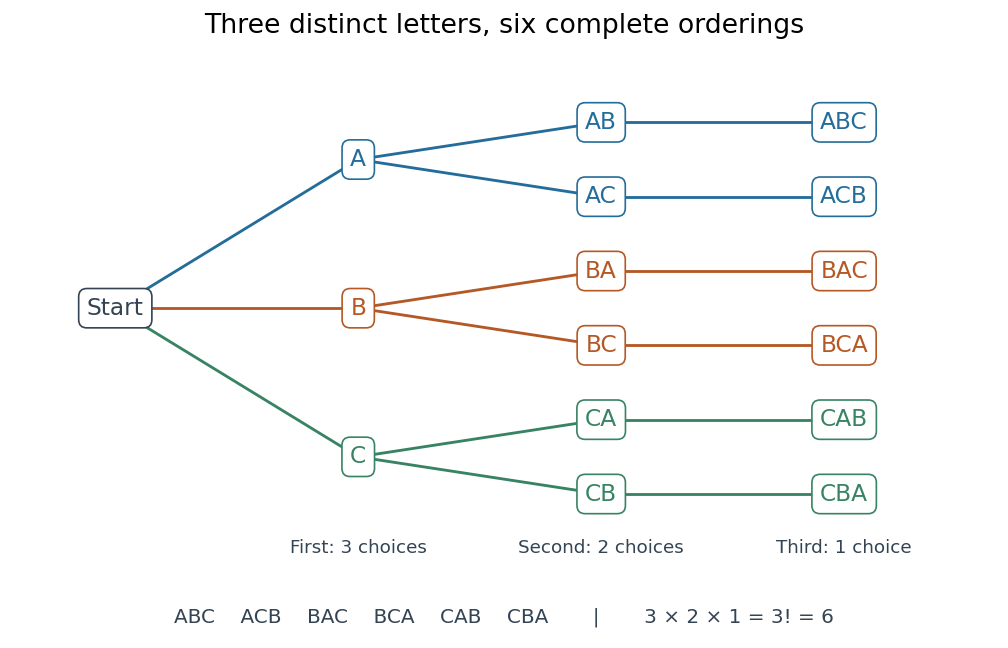

Generate this figure with Python:
"""Draw all orderings of ABC; tested with Python 3.14.4 and matplotlib 3.10.7+dfsg1.

Write factorial-permutation-choice-tree.png in the current directory.
"""

from itertools import permutations
from pathlib import Path

import matplotlib

matplotlib.use("Agg")
import matplotlib.pyplot as plt


def main():
    words = ["".join(p) for p in permutations("ABC")]
    colors = {"A": "#246d9a", "B": "#b45925", "C": "#388363"}
    fig, ax = plt.subplots(figsize=(8.4, 5.4), dpi=120, facecolor="white")
    nodes = {"": (0, 2.5)}
    for depth in range(1, 4):
        for prefix in sorted({word[:depth] for word in words}):
            leaves = [i for i, word in enumerate(words) if word.startswith(prefix)]
            nodes[prefix] = (depth, sum(leaves) / len(leaves))
    for prefix, (x, y) in nodes.items():
        color = colors[prefix[0]] if prefix else "#344454"
        if prefix:
            parent_x, parent_y = nodes[prefix[:-1]]
            ax.plot([parent_x, x], [parent_y, y], color=color, lw=1.7, zorder=1)
        ax.text(x, y, prefix or "Start", ha="center", va="center", fontsize=14,
                color=color, zorder=2,
                bbox={"boxstyle": "round,pad=0.35", "fc": "white", "ec": color})
    for x, label in enumerate(["", "First: 3 choices", "Second: 2 choices", "Third: 1 choice"]):
        ax.text(x, 5.8, label, ha="center", fontsize=11, color="#344454")
    ax.set(xlim=(-0.35, 3.55), ylim=(6.2, -0.6))
    ax.axis("off")
    fig.suptitle("Three distinct letters, six complete orderings", fontsize=16)
    fig.text(0.5, 0.04, "ABC    ACB    BAC    BCA    CAB    CBA       |       3 × 2 × 1 = 3! = 6",
             ha="center", fontsize=12, color="#344454")
    fig.subplots_adjust(left=0.03, right=0.97, top=0.88, bottom=0.1)
    fig.savefig(Path.cwd() / Path(__file__).with_suffix(".png").name,
                facecolor="white", transparent=False)
    plt.close(fig)


if __name__ == "__main__":
    main()
